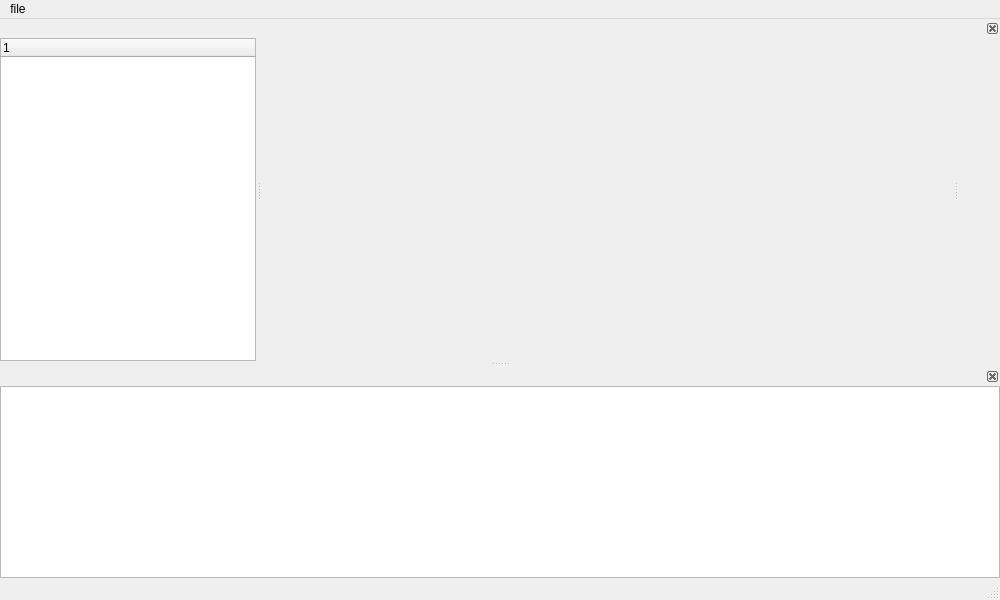
<?xml version="1.0" encoding="UTF-8"?>
<ui version="4.0">
 <class>MainWindow</class>
 <widget class="QMainWindow" name="MainWindow">
  <property name="geometry">
   <rect>
    <x>0</x>
    <y>0</y>
    <width>1000</width>
    <height>600</height>
   </rect>
  </property>
  <property name="windowTitle">
   <string>MainWindow</string>
  </property>
  <property name="documentMode">
   <bool>false</bool>
  </property>
  <property name="tabShape">
   <enum>QTabWidget::TabShape::Rounded</enum>
  </property>
  <property name="dockOptions">
   <set>QMainWindow::DockOption::AllowTabbedDocks|QMainWindow::DockOption::AnimatedDocks</set>
  </property>
  <widget class="QWidget" name="centralwidget"/>
  <widget class="QMenuBar" name="menubar">
   <property name="geometry">
    <rect>
     <x>0</x>
     <y>0</y>
     <width>1000</width>
     <height>21</height>
    </rect>
   </property>
   <widget class="QMenu" name="menufile">
    <property name="title">
     <string>file</string>
    </property>
   </widget>
   <addaction name="menufile"/>
  </widget>
  <widget class="QStatusBar" name="statusbar"/>
  <widget class="QDockWidget" name="projectWidget">
   <property name="features">
    <set>QDockWidget::DockWidgetFeature::NoDockWidgetFeatures</set>
   </property>
   <attribute name="dockWidgetArea">
    <number>1</number>
   </attribute>
   <widget class="QWidget" name="dockWidgetContents">
    <layout class="QVBoxLayout" name="verticalLayout">
     <property name="spacing">
      <number>0</number>
     </property>
     <property name="leftMargin">
      <number>0</number>
     </property>
     <property name="topMargin">
      <number>0</number>
     </property>
     <property name="rightMargin">
      <number>0</number>
     </property>
     <property name="bottomMargin">
      <number>0</number>
     </property>
     <item>
      <widget class="QTreeWidget" name="treeWidget">
       <column>
        <property name="text">
         <string notr="true">1</string>
        </property>
       </column>
      </widget>
     </item>
    </layout>
   </widget>
  </widget>
  <widget class="QDockWidget" name="previewWidget">
   <property name="features">
    <set>QDockWidget::DockWidgetFeature::DockWidgetClosable</set>
   </property>
   <attribute name="dockWidgetArea">
    <number>2</number>
   </attribute>
   <widget class="QWidget" name="dockWidgetContents_2"/>
  </widget>
  <widget class="QDockWidget" name="loggingWidget">
   <property name="features">
    <set>QDockWidget::DockWidgetFeature::DockWidgetClosable</set>
   </property>
   <attribute name="dockWidgetArea">
    <number>8</number>
   </attribute>
   <widget class="QWidget" name="dockWidgetContents_4">
    <layout class="QVBoxLayout" name="verticalLayout_2">
     <property name="spacing">
      <number>0</number>
     </property>
     <property name="leftMargin">
      <number>0</number>
     </property>
     <property name="topMargin">
      <number>0</number>
     </property>
     <property name="rightMargin">
      <number>0</number>
     </property>
     <property name="bottomMargin">
      <number>0</number>
     </property>
     <item>
      <widget class="QTextEdit" name="textEdit"/>
     </item>
    </layout>
   </widget>
  </widget>
 </widget>
 <resources/>
 <connections/>
</ui>
